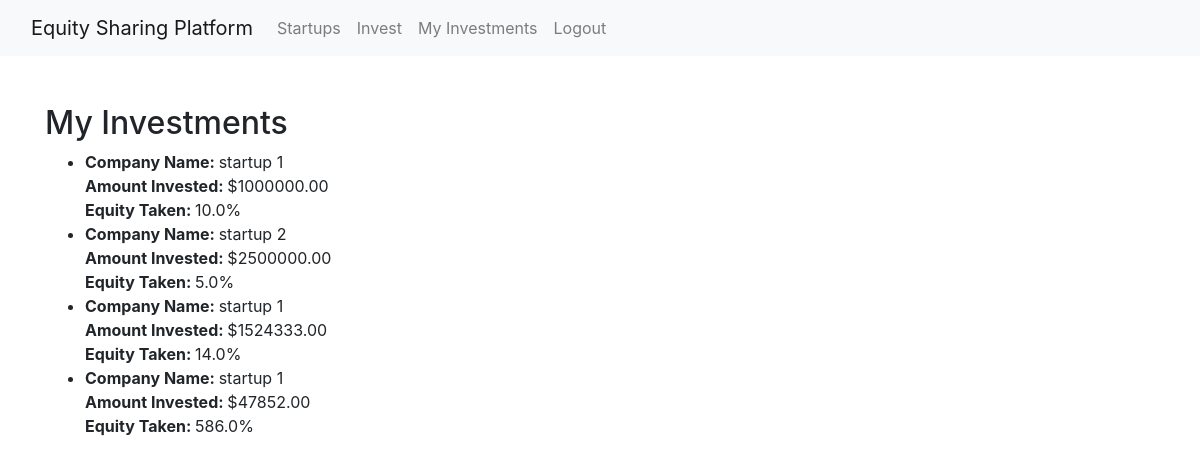
/my-investments/ (signed in), run on the app's committed database.
### myapp1/models.py (models this page shows, shortened)
class Investment(models.Model):
    startup = models.ForeignKey(Startup, on_delete=models.CASCADE)
    investor = models.ForeignKey(Investor, on_delete=models.CASCADE)
    equity_taken = models.FloatField()
    amount_invested = models.DecimalField(max_digits=12, decimal_places=2)
    invested_at = models.DateTimeField(auto_now_add=True)

class Startup(models.Model):
    name = models.CharField(max_length=255)
    description = models.TextField()
    founder = models.ForeignKey(User, on_delete=models.CASCADE)
    equity_offered = models.FloatField()
    valuation = models.DecimalField(max_digits=12, decimal_places=2)
    created_at = models.DateTimeField(auto_now_add=True)

### myapp1/views.py (the view)
# urls.py: path('my-investments/', my_investments, name='my_investments'),
@login_required
def my_investments(request):
    try:
        investor = Investor.objects.get(user=request.user)
    except Investor.DoesNotExist:
        return redirect('startup_list')
    investments = Investment.objects.filter(investor = investor)
    context = {
        'investments': investments,
    }
    return render(request, 'my_investments.html', context)

### template/my_investments.html (shortened to what this page needs)
<!DOCTYPE html>
<html lang="en">
<head>
</head>
<body>
    {% extends 'base.html' %}
{% block content %}
<h2>My Investments</h2>
<ul>
    {% for investment in investments %}
        <li>
            <strong> Company Name: </strong>{{ investment.startup.name }}<br>
            <strong> Amount Invested: </strong>${{ investment.amount_invested }}<br>
            <strong> Equity Taken: </strong>{{ investment.equity_taken }}%
        </li>
    {% empty %}
        <p>You have not made any investments yet.</p>
    {% endfor %}
</ul>
{% endblock %}

### data on the page
Investment: startup.name "startup 1", amount_invested "1000000.00", equity_taken "10.0"
Investment: startup.name "startup 2", amount_invested "2500000.00", equity_taken "5.0"
Investment: startup.name "startup 1", amount_invested "1524333.00", equity_taken "14.0"
Investment: startup.name "startup 1", amount_invested "47852.00", equity_taken "586.0"
